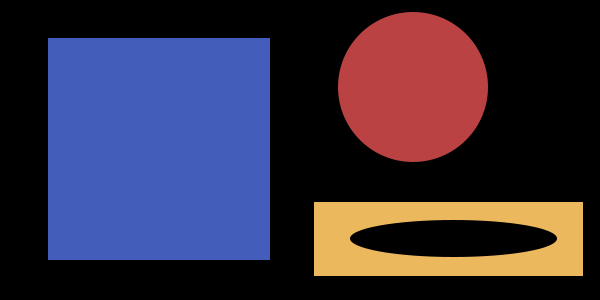
#> input picture pyimagesearch gurus/Module 1/img/basic_shapes.png, 600 x 300 px
$ python flipping.py --image ../img/basic_shapes.png
#> lines starting #> are read from the running program, lines starting #| are printed output that depends on the picture
# import the necessary packages
import argparse
import cv2
import imutils

# construct the argument parser and parse the arguments
ap = argparse.ArgumentParser()
ap.add_argument("-i", "--image", required=True, help = "Path to the image")
args = vars(ap.parse_args())

# load the image and show it
image = cv2.imread(args["image"])
#> image is the input picture: shape (300, 600, 3); mean B, G, R 64.6, 46.4, 54.5
cv2.imshow("Original", image)

# flip the image horizontally
flipped = cv2.flip(image, 1)
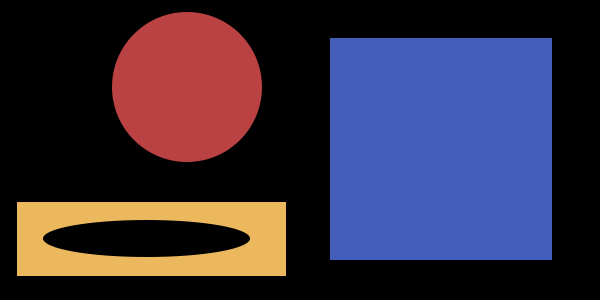
#> flipped: shape (300, 600, 3); mean B, G, R 64.6, 46.4, 54.5
cv2.imshow('Flipped Horizontally', flipped)

# flip the image vertically
flipped = cv2.flip(image, 0)
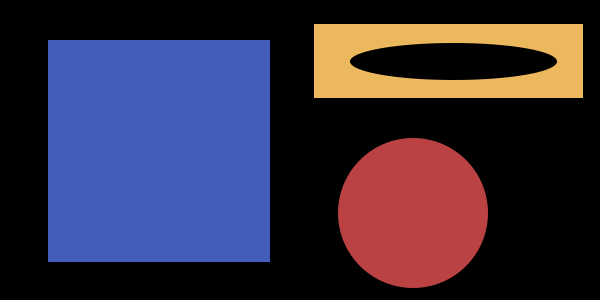
#> flipped: shape (300, 600, 3); mean B, G, R 64.6, 46.4, 54.5
cv2.imshow('Flipped Vertically', flipped)

# flip the image along both axes
flipped = cv2.flip(image, -1)
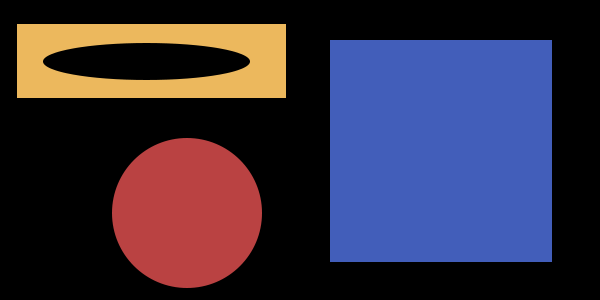
#> flipped: shape (300, 600, 3); mean B, G, R 64.6, 46.4, 54.5
cv2.imshow('Flipped Horizontally and Vertically', flipped)

# Exercise: Use OpenCV to flip the image horizontally —
# what is the value of the pixel located at x=259, y=235?
flipped = cv2.flip(image, 1)
(b, g, r) = flipped[235, 259]
#> b = 93; g = 184; r = 236
print(f'The value of pixel at (259, 235) is Red: {r}, Green: {g}, Blue: {b}')
#| The value of pixel at (259, 235) is Red: 236, Green: 184, Blue: 93

# Use the original image from the previous question
# and flip it horizontally, followed by a 45 degree
# counter-clockwise rotation, and lastly a vertical flip.
# What is (approximately) the pixel value located at x=441, y=189?
flipped = cv2.flip(image, 1)
rotated = imutils.rotate(flipped, 45)
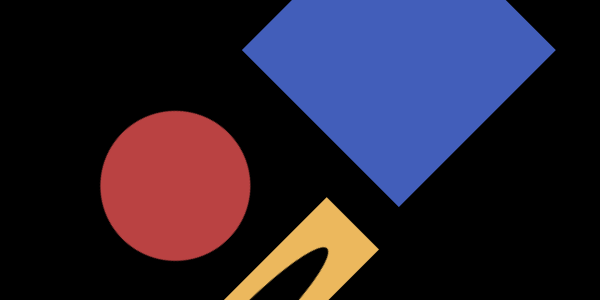
#> rotated: shape (300, 600, 3); mean B, G, R 48.8, 32.5, 40.2
flipped_and_rotated = cv2.flip(rotated, 0)
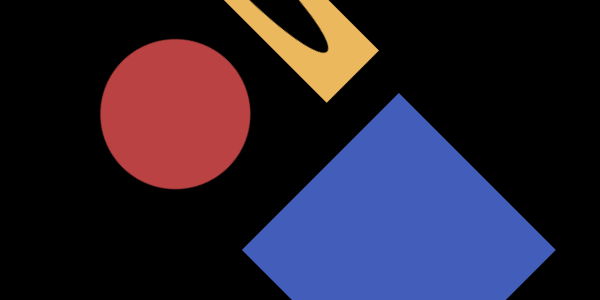
#> flipped_and_rotated: shape (300, 600, 3); mean B, G, R 48.8, 32.5, 40.2
(b, g, r) = flipped_and_rotated[189, 441]
#> b = 186; g = 94; r = 66
print(f'The value of pixel at (441, 189) is Red: {r}, Green: {g}, Blue: {b}')
#| The value of pixel at (441, 189) is Red: 66, Green: 94, Blue: 186

$ run again, on pyimagesearch gurus/Module 1/img/circles_and_squares.png
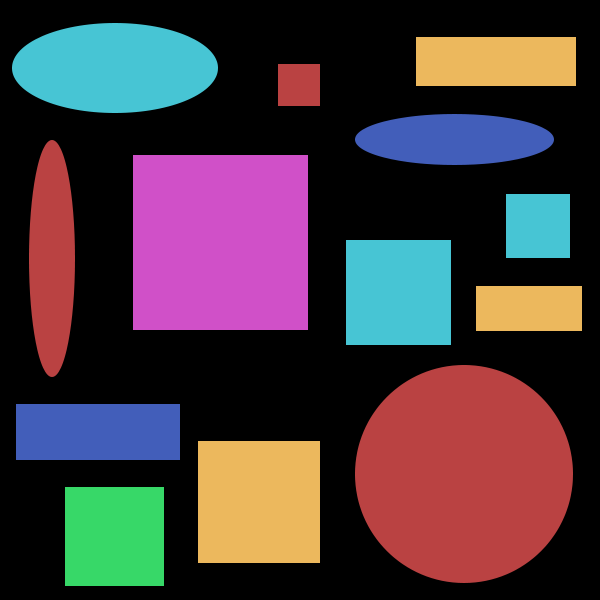
#> input picture pyimagesearch gurus/Module 1/img/circles_and_squares.png, 600 x 600 px
#> image is the input picture: shape (600, 600, 3); mean B, G, R 62, 56.2, 70.8
#> `flipped = cv2.flip(image, -1)`:
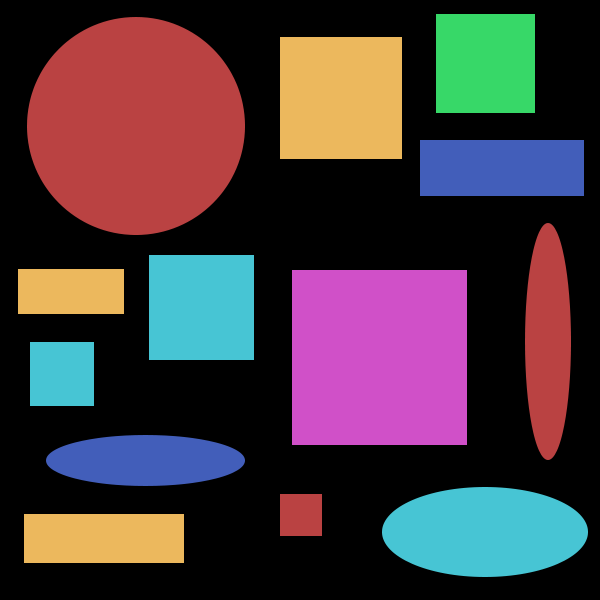
#> flipped: shape (600, 600, 3); mean B, G, R 62, 56.2, 70.8
#> `(b, g, r) = flipped[235, 259]`: b = 0
#| The value of pixel at (259, 235) is Red: 0, Green: 0, Blue: 0
#> `flipped_and_rotated = cv2.flip(rotated, 0)`:
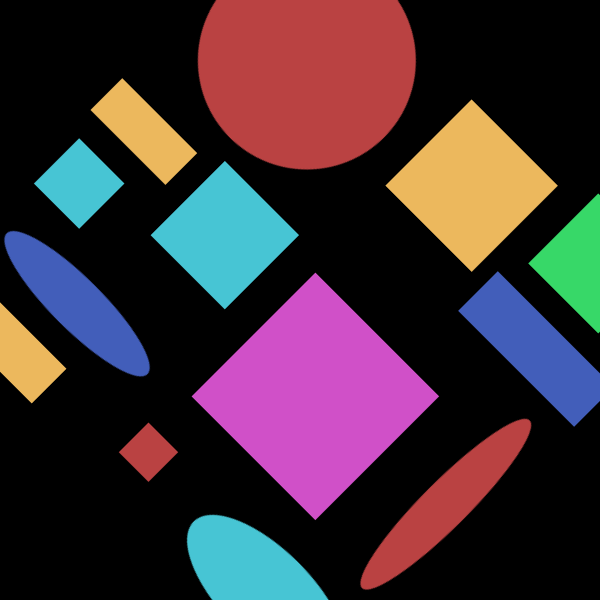
#> flipped_and_rotated: shape (600, 600, 3); mean B, G, R 54.4, 46.3, 62.7
#> `(b, g, r) = flipped_and_rotated[189, 441]`: b = 93; g = 184; r = 236
#| The value of pixel at (441, 189) is Red: 236, Green: 184, Blue: 93
